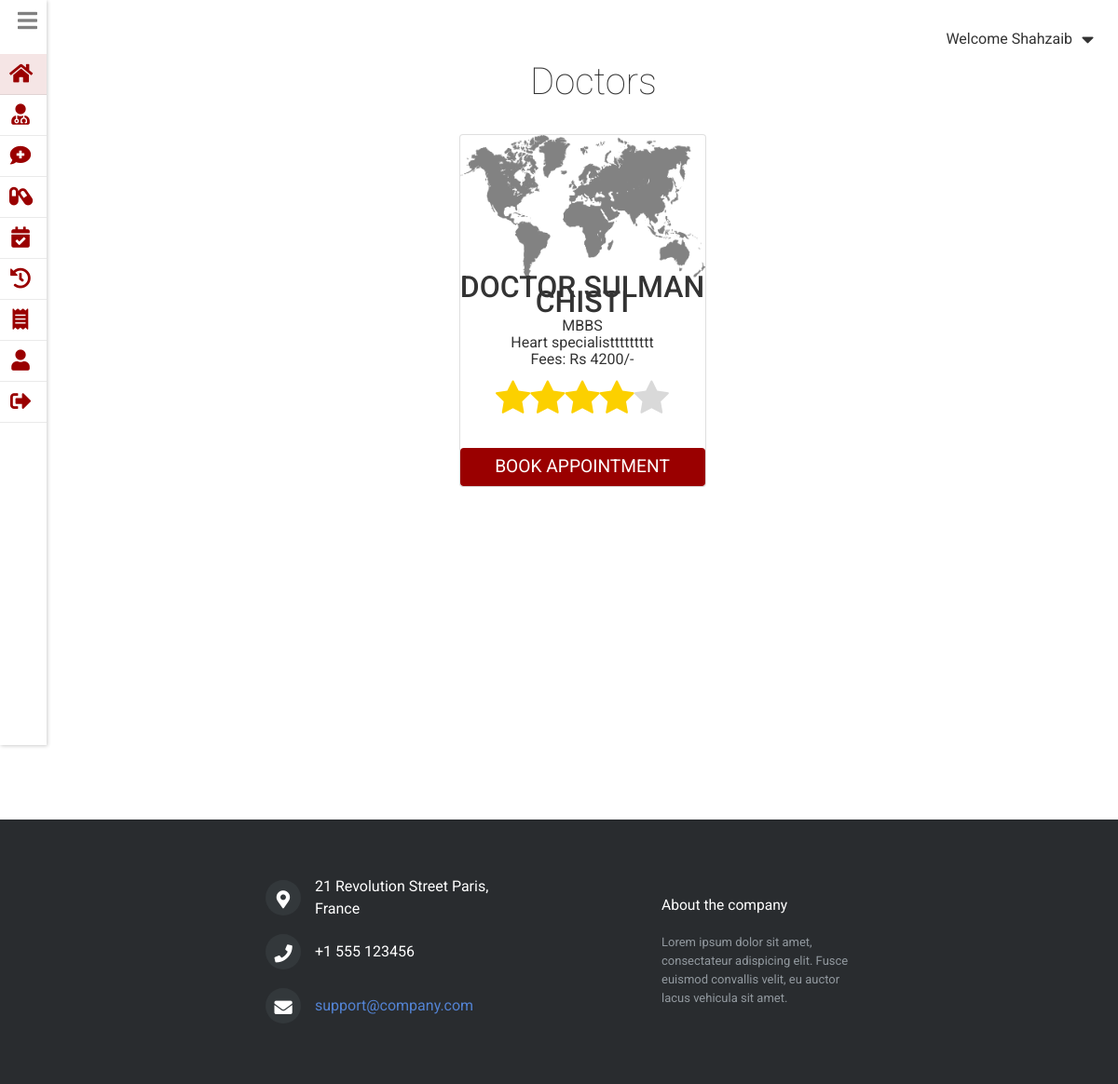
The app's page /patient/doctors.php (signed in) with its own data.
### tables this page shows
CREATE TABLE `patients` (
  `id` int(11) NOT NULL,
  `username` varchar(255) NOT NULL,
  `name` varchar(255) NOT NULL,
  `email` varchar(255) NOT NULL,
  `gender` varchar(6) NOT NULL,
  `hashedPassword` varchar(255) NOT NULL,
  `phone` varchar(255) NOT NULL,
  `address` varchar(255) NOT NULL,
  `city` varchar(255) NOT NULL,
  `dob` varchar(255) NOT NULL,
  `created_on` timestamp NOT NULL DEFAULT CURRENT_TIMESTAMP
);

CREATE TABLE `doctors` (
  `id` int(11) NOT NULL,
  `username` varchar(255) NOT NULL,
  `name` varchar(255) NOT NULL,
  `email` varchar(255) NOT NULL,
  `gender` varchar(6) NOT NULL,
  `hashedPassword` varchar(255) NOT NULL,
  `phone` varchar(60) NOT NULL,
  `address` varchar(255) NOT NULL,
  `city` varchar(60) NOT NULL,
  `dob` varchar(255) NOT NULL,
  `about` varchar(255) NOT NULL,
  `specialization` varchar(60) NOT NULL,
  `qualification` varchar(60) NOT NULL,
  `fees` int(11) NOT NULL,
  `created_on` timestamp NOT NULL DEFAULT CURRENT_TIMESTAMP
);

### private/functions.php (called while the page is built, shortened)
<?php
function loggedInPatientId(){
  return $_SESSION[SessionContract::SESSION_PATIENT_ID];
}
  function urlFor($script_path) {
      if($script_path[0] != '/') {
        $script_path = "/" . $script_path;
      }
      return WWW_ROOT . $script_path;
  }
  function getStylePath($stylesheet_name) {
      if($stylesheet_name[0] != '/') {
        $stylesheet_name = "/" . $stylesheet_name;
      }
      return STYLES_PATH . $stylesheet_name;
  }
?>

### private/model/patient.class.php (called while the page is built, shortened)
<?php
class Patient {
    private $name;
    static private $db;
  static public function setDatabase($pdo){
    if($pdo){
      Patient::$db = $pdo;
    }
    else{
      throw new \Exception("Please pass valid database in Patient ");
    }
  }
  static public function find_patient_by_id($id){
    $queryString  = "SELECT * FROM ".PatientTable::TABLE_NAME." ";
    $queryString .= "WHERE ".PatientTable::COLUMN_ID." = ?";
    $stmt = Patient::$db->prepare($queryString);
    $stmt->execute([$id]);
    $patient = $stmt->fetch(PDO::FETCH_ASSOC);
    if($patient){
      return new Patient($patient);
    }
    else {
      return false;
    }
  }
  public function setName($name='')
  {
    $this->name = $name;
  }
  public function getName()
  {
    return $this->name;
  }
}
?>

### private/model/doctor.class.php (called while the page is built, shortened)
<?php
class Doctor
{
    private $id;
    private $name;
    private $specialization;
    private $qualification;
    private $fees;
    static private $db;
    function __construct($args =[]){
            $this->setId($args[DoctorTable::COLUMN_ID] ?? '');
    }
    static public function setDatabase($pdo){
      if($pdo){
        Doctor::$db = $pdo;
      }
      else{
        throw new \Exception("Please pass valid database in doctor ");
      }
    }
    static public function find_all_doctors(){
     $queryString  = "SELECT * FROM ".DoctorTable::TABLE_NAME;
     $stmt = Doctor::$db->prepare($queryString);
     $stmt->execute();
     $doctors = [];
     while($doctorAssoc = $stmt->fetch(PDO::FETCH_ASSOC)){
       $doctors[]= new self($doctorAssoc);
     }
     if(!empty($doctors)){
       return $doctors;
     }else{
       return false;
     }
    }
    public function getId() {
         return $this->id;
    }
    public function setId($id) {
         $this->id = $id;
         $this->reviews = Review::find_reviews_by_doctor_id($id);
    }
    public function getName() {
         return $this->name;
    }
    public function setName($name) {
         $this->name = $name;
    }
    public function getSpecialization() {
         return $this->specialization;
    }
    public function setSpecialization($specialization) {
         $this->specialization = $specialization;
    }
    public function getQualification() {
         return $this->qualification;
    }
    public function setQualification($qualification) {
         $this->qualification = $qualification;
    }
    public function getFees() {
         return $this->fees;
    }
    public function setFees($fees) {
         $this->fees = $fees;
    }
}
 ?>

### public/patient/doctors.php (the view, shortened to what this page needs)
<?php  require_once('../../private/initialize.php');
    require_once(getSharedFilePath('patient/header.php'));
    $doctors = Doctor::find_all_doctors();
?>
  <section class="main_content">
    <h1>Doctors</h1>
      <div class="doctors-container">
        <div class="row d-flex justify-content-around  gutter grid-column-gap-1 col-md-12 mx-auto">
          <?php foreach ($doctors as $doctor): ?>
            <div  class="card col-8 col-sm-5 col-md-3 text-center mt-4 ml-1 mr-1 " style="padding:0;"  onclick="location.href='<?php echo urlFor('patient/doctor_detail.php')."?doctor_id=".$doctor->getId(); ?>';">
              <img class="card-img img-fluid" src="../../private/shared/assets/default_img.png" alt="">
              <h5 class="card-title text-uppercase"><?php echo $doctor->getName(); ?></h5>
              <div class="card-subtitle"><?php echo $doctor->getQualification(); ?></div>
              <div class="card-subtitle"><?php echo $doctor->getSpecialization(); ?></div>
              <div class="card-subtitle">Fees: Rs <?php echo $doctor->getFees(); ?>/-</div>
              <?php echo Review::getRatingStars((int) Review::get_average_doctor_rating($doctor->getId())); ?>
              <a class="btn btn-primary mt-2" href="<?php echo urlFor('patient/book_appointment.php')."?doctor_id=".$doctor->getId(); ?>">Book Appointment</a>
            </div>
          <?php endforeach; ?>
        </div>
      </div>
  </section>
<?php     require_once(getSharedFilePath('patient/footer.php')); ?>

### private/shared/patient/header.php (shortened to what this page needs)
<?php
  $patient_id = loggedInPatientId();
  $patient = Patient::find_patient_by_id($patient_id);
 ?>
<!DOCTYPE html>
<html lang="en" dir="ltr">
  <head>
    <link rel="stylesheet" href="<?php echo getStylePath("main.css"); ?>">
    <link rel="stylesheet" href="https://stackpath.bootstrapcdn.com/bootstrap/4.3.1/css/bootstrap.min.css">
    <link rel="stylesheet" href="https://use.fontawesome.com/releases/v5.7.0/css/all.css">
  </head>
  <body>
      <div class="welcome_bar">
        <p>Welcome <?php echo $patient->getName(); ?> </p><i id="welcome_drop_down_btn" class="fas fa-caret-down"></i>
      </div>
    <div class="content">
      <nav class="drawer drawer_collapse  ">
         <i id="drawer_icon" class="fas fa-bars"></i>
         <ul>
         <li onclick="location.href='<?php echo urlFor("patient/index.php"); ?>';" class="item_selected">
           <i class="drawer_item_icon fas fa-home"></i>
         </li>
         <li  onclick="location.href='<?php echo urlFor("patient/doctors.php"); ?>';">
           <i  class="drawer_item_icon fas fa-user-md"></i>
         </li>
         <li onclick="location.href='<?php echo urlFor("patient/ask_for_prescription.php"); ?>';">
           <i class="drawer_item_icon fas fa-comment-medical"></i>
         </li>
         <li onclick="location.href='<?php echo urlFor("patient/my_prescriptions.php"); ?>';">
           <i class="drawer_item_icon fas fa-capsules"></i>
         </li>
         <li  onclick="location.href='<?php echo urlFor("patient/book_appointment.php"); ?>';">
           <i class="drawer_item_icon fas fa-calendar-check"></i>
         </li>
         <li  onclick="location.href='<?php echo urlFor("patient/my_appointments.php"); ?>';">
           <i class="drawer_item_icon fas fa-history"></i>
         </li>
         <li onclick="location.href='';">
           <i class="drawer_item_icon fas fa-receipt"></i>
         </li>
         <li onclick="location.href='<?php echo urlFor("patient/profile.php"); ?>';">
           <i class="drawer_item_icon fas fa-user"></i>
         </li>
         <li onclick="location.href='<?php echo urlFor("patient/doLogout.php"); ?>';">
           <i class="drawer_item_icon fas fa-sign-out-alt"></i>
         </li>
       </ul>
      </nav>

### private/styles/css/main.css (style rules this page uses)
* { margin: 0; padding: 0; font-family: 'Roboto', sans-serif; color: #333333; }
.welcome_bar { display: flex; position: absolute; top: 0; right: 0; margin: 16px; align-items: center; justify-content: center; }
.welcome_bar p { margin-top: 14px; }
.welcome_bar #welcome_drop_down_btn { font-size: 1.3em; padding: 10px; box-sizing: border-box; fill: #333333; }
.content { display: flex; }
.drawer { position: relative; font-weight: normal; height: 100vh; display: block; box-shadow: 1px 1px 4px rgba(0, 0, 0, 0.2); flex-basis: 350px; }
.drawer.drawer_collapse { flex-basis: 0px; }
.drawer.drawer_collapse li { padding-right: 16px; }
.drawer #drawer_icon { font-size: 1.5em; color: grey; position: absolute; top: 0; right: 0; padding: 10px; box-sizing: border-box; }
.drawer ul { list-style: none; display: flex; flex-direction: column; padding-top: 58px; }
.drawer li { display: flex; justify-content: flex-start; align-items: center; padding: 10px; padding-right: 48px; box-sizing: border-box; position: relative; }
.drawer li::after { display: inline-block; content: ""; height: 1px; width: 100%; position: absolute; bottom: 0; left: 0; background: rgba(51, 51, 51, 0.1); }
.drawer .drawer_item_icon { font-size: 1.4em; text-align: center; width: 24px; height: 24px; color: #9a0000; }
.drawer .item_selected { background: rgba(154, 0, 0, 0.1); }
.main_content { width: 100%; padding: 0 30px; margin-bottom: 200px; }
.main_content h1 { font-weight: lighter; text-align: center; margin-left: 24px; margin-top: 64px; }
.btn.btn-primary { background: #9a0000; font-size: 1.2em; text-transform: uppercase; outline: none; border: 0 solid #000; }
.card { padding: 24px; margin: 24px 0; }
.card .card-title { font-size: 2em; line-height: 0.5em; }
.form-control, .btn { min-height: 38px; border-radius: 2px; }
.btn { font-size: 15px; font-weight: bold; }

### records on screen
patients: name "Shahzaib"
doctors: name "DOCTOR SULMAN CHISTI", qualification "MBBS", specialization "Heart specialisttttttttt", fees "4200"
